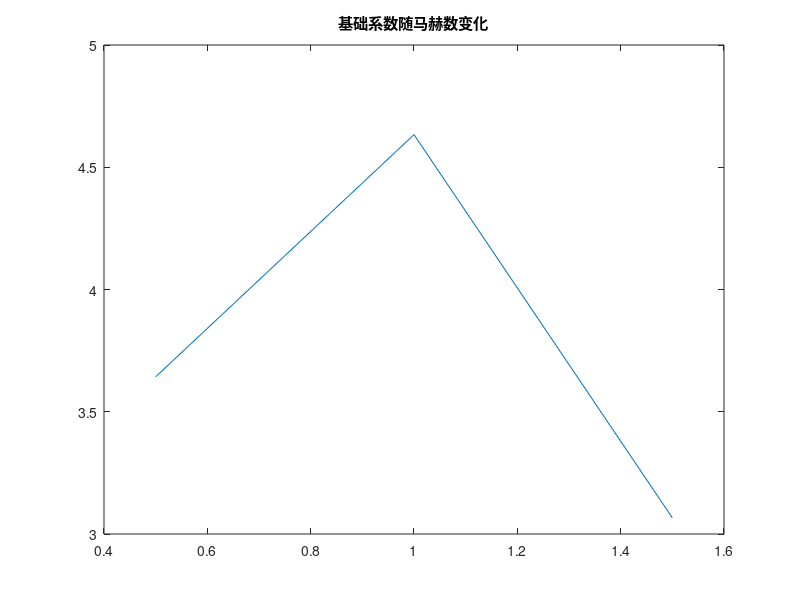

This figure's MATLAB source: (Note: this script raises an error after producing the figure.)
clear
clc
close all
i=1;

for Ma=[0.5 1 1.5]
    if Ma < 0.1
        Ma = 0.1;  % 避免除零
    end
    CN =0.3+ 0.6*Ma^2 ./ (1 + 0.8*Ma^4) + 4.0 ./ sqrt(1 + (Ma^2 - 1).^2);

    ma(i)=Ma;
    cn(i)=CN;
    i=i+1;
end
figure(1)
plot(ma,cn)
title('基础系数随马赫数变化')


rho = 1.1;%200米

S=1.6;

beta=0;
cg_cf = 0.5;
dx = 0;
dy = 0;
dz = 0;
rudder_rate = 1;
j=1;
for Ma=[0.5 1]
    V = Ma*340;
    CN = cn(j);
    CA0 = 0.03 + 0.0005 * Ma;
    k   = 0.8 + 0.0005 * Ma;
    i=1;
    for alpha=-30/57.3:0.01:30/57.3
        beta = 0;
        CD = -(CA0 + k * (alpha * alpha + beta * beta)) * 0.5*rho*V*V*S;
        CL = CN * alpha * 0.5*rho*V*V*S;
        CZ = -CN * beta * 0.5*rho*V*V*S;
        
        l = - CN*dx*cg_cf * 0.05;
        m = -CL*cg_cf - CN*dz*cg_cf*rudder_rate;
        n = CZ*cg_cf - CN*dy*cg_cf*rudder_rate;

        A(i) = alpha*57.3;
        L(i) = CL;
        D(i) = -CD;
        Z(i) = CZ;
        Cl(i) = l;
        Cm(i) = m;
        Cn(i) = n;
        i=i+1;
    end
    
    leg(j) = string(Ma);
    figure(2)
    plot(A,L./D)
    title('升阻比曲线')
    legend(leg)
    hold on
    figure(3)
    plot(A,L)
    title('升力系数曲线')
    legend(leg)
    hold on
    figure(4)
    plot(A,D)
    title('阻力系数曲线')
    legend(leg)
    hold on
    figure(5)
    plot(A,Z)
    title('侧力系数曲线')
    legend(leg)
    hold on
    figure(6)
    plot(A,Cl)
    title('滚转力矩系数曲线')
    legend(leg)
    hold on
    figure(7)
    plot(A,Cm)
    title('俯仰力矩系数曲线')
    legend(leg)
    hold on
    figure(8)
    plot(A,Cn)
    title('偏航力矩系数曲线')
    legend(leg)
    hold on
    
    j=j+1;
end
